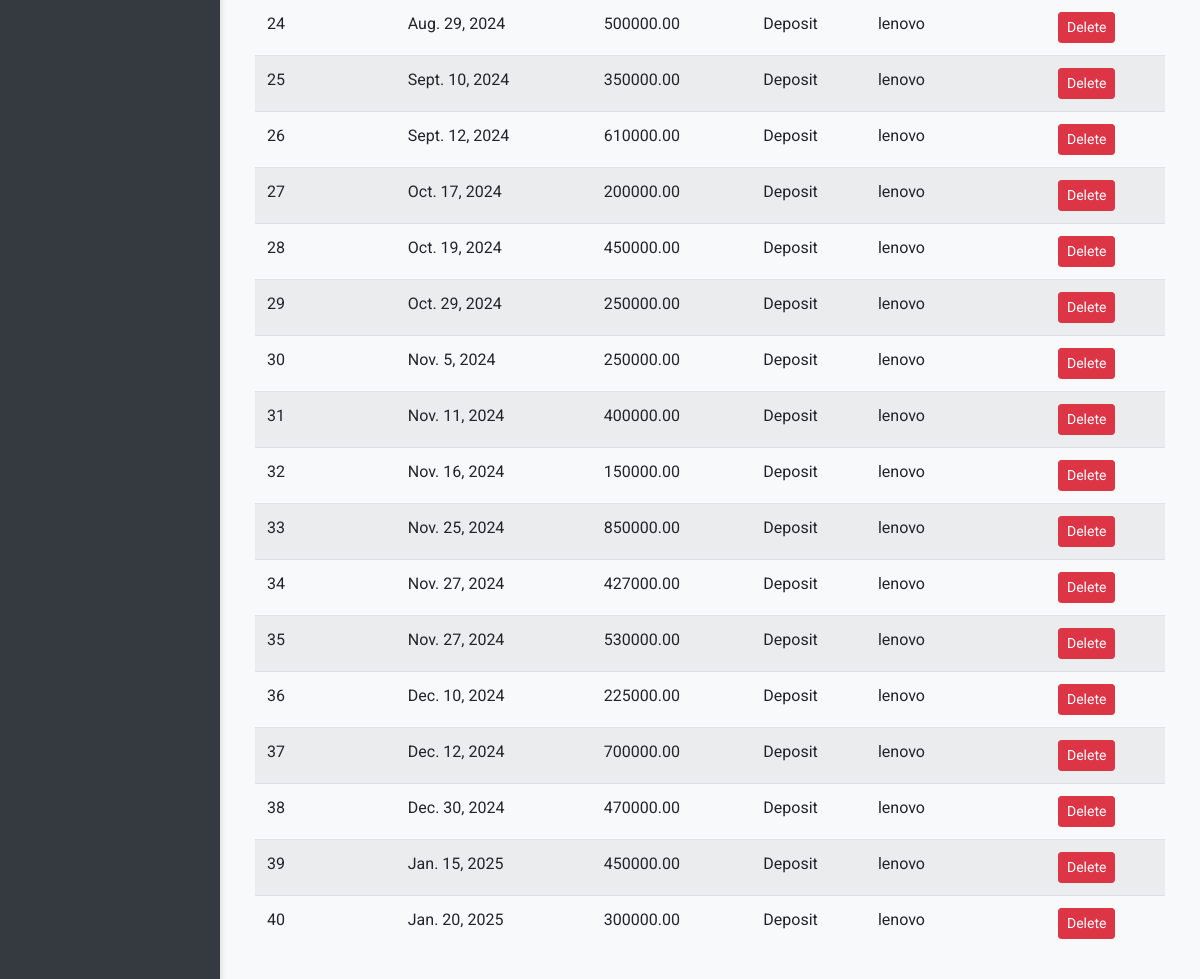
The app's page /list_contra/ (signed in, lower part), older data.
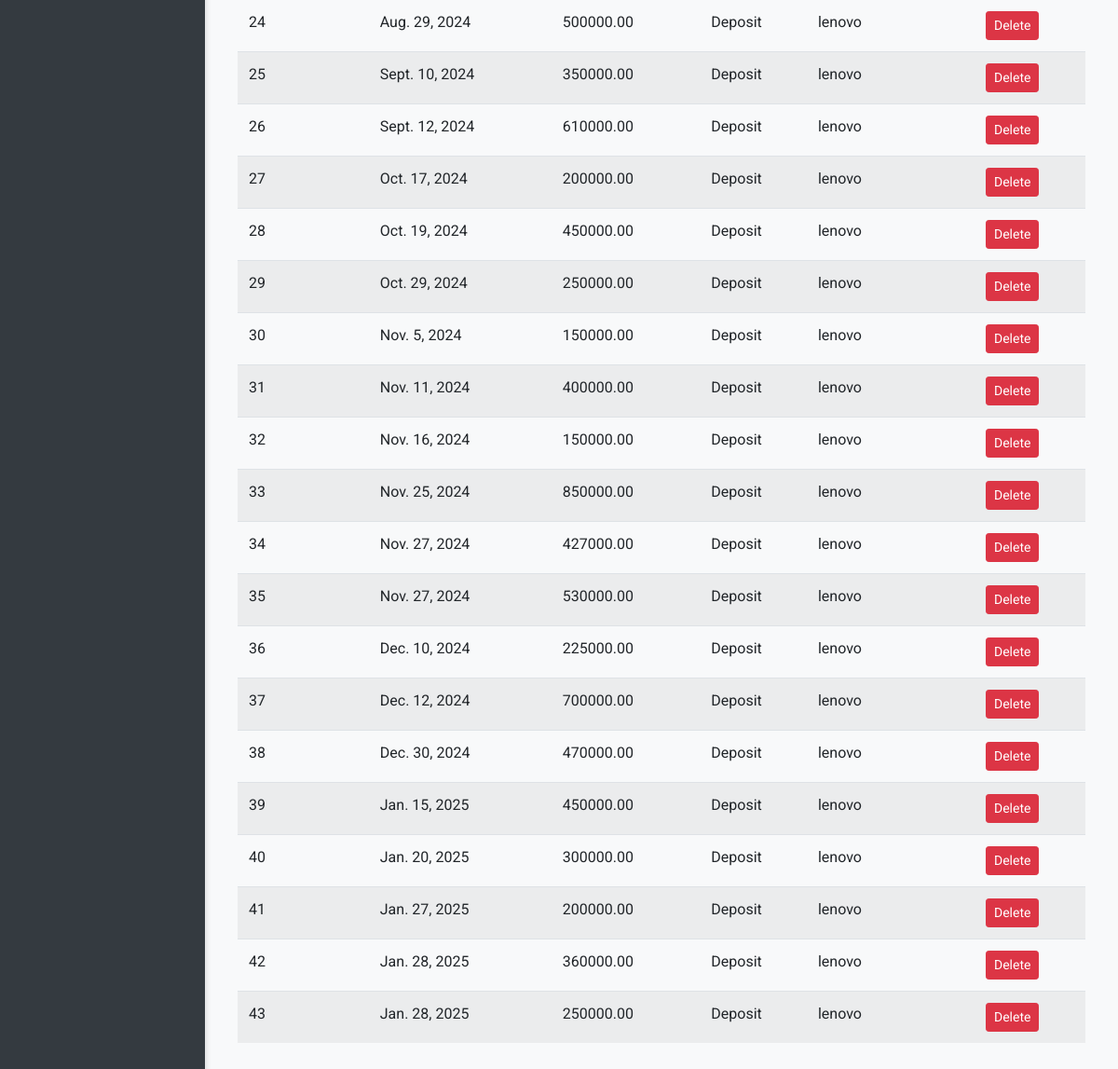
The same page, newer data.
### accounts/models.py (models this page shows, shortened)
class Contra(models.Model):
    CONTRA_TYPE_CHOICES = [
        ('deposit', 'Deposit'),
        ('withdraw', 'Withdraw'),
    ]
    contra_no = models.IntegerField(primary_key=True, unique=True)  # Manual input, must be unique
    amount = models.DecimalField(max_digits=10, decimal_places=2)
    date = models.DateField()  # Manual input
    contra_type = models.CharField(max_length=10, choices=CONTRA_TYPE_CHOICES)
    performed_by = models.ForeignKey(User, on_delete=models.CASCADE)

### accounts/views.py (the view, shortened to what this page needs)
# urls.py: path('list_contra/', list_contra, name='list_contra'),
@login_required
def list_contra(request):
    form = ContraFilterForm(request.GET or None)
    contras = Contra.objects.all()
    context = {
        'form': form,
        'contras': contras
    }
    return render(request, 'list_contra.html', context)

### accounts/templates/list_contra.html (shortened to what this page needs)
{% extends 'base.html' %}
{% block content %}
<div class="container">
    <table class="table table-striped">
        <tbody>
            {% for contra in contras %}
            <tr>
                <td>{{ contra.contra_no }}</td>
                <td>{{ contra.date }}</td>
                <td>{{ contra.amount }}</td>
                <td>{{ contra.get_contra_type_display }}</td>
                <td>{{ contra.performed_by.username }}</td>
                <td>
                    <form method="post" action="{% url 'delete_contra' contra.contra_no %}" onsubmit="return confirm('Are you sure you want to delete this contra transaction?');">
                        <button type="submit" class="btn btn-danger btn-sm">Delete</button>
                    </form>
                </td>
            </tr>
            {% empty %}
            <tr>
                <td colspan="6" class="text-center">No contra transactions found.</td>
            </tr>
            {% endfor %}
        </tbody>
    </table>
</div>
{% endblock %}

### accounts/templates/base.html (shortened to what this page needs)
<!DOCTYPE html>
<html lang="en">
<head>
    <link href="https://stackpath.bootstrapcdn.com/bootstrap/4.5.2/css/bootstrap.min.css" rel="stylesheet">
    <link rel="stylesheet" href="https://cdnjs.cloudflare.com/ajax/libs/font-awesome/5.15.4/css/all.min.css">
</head>
<body>
    <div class="d-flex">
        <div class="sidebar">
        </div>
        <div class="main-content">
            {% block content %}{% endblock %}
        </div>
    </div>
</body>
</html>

### accounts/templates/base.html (style rules this page uses)
body { background: #f8f9fa; font-family: 'Roboto', sans-serif; }
.d-flex { display: flex; min-height: 100vh; }
.sidebar { width: 220px; background: #343a40; color: #fff; padding: 20px; box-shadow: 2px 0 5px rgba(0,0,0,0.1); height: 100%; position: fixed; overflow-y: auto; }
.main-content { margin-left: 220px; padding: 20px; width: calc(100% - 220px); }

Row changes from the older to the newer data that the page shows:
changed Contra "Nov. 5, 2024": amount "250000.00" → "150000.00"
added Contra: contra_no "41", date "Jan. 27, 2025", amount "200000.00", contra_type "Deposit", performed_by.username "lenovo"
added Contra: contra_no "42", date "Jan. 28, 2025", amount "360000.00", contra_type "Deposit", performed_by.username "lenovo"
added Contra: contra_no "43", date "Jan. 28, 2025", amount "250000.00", contra_type "Deposit", performed_by.username "lenovo"
